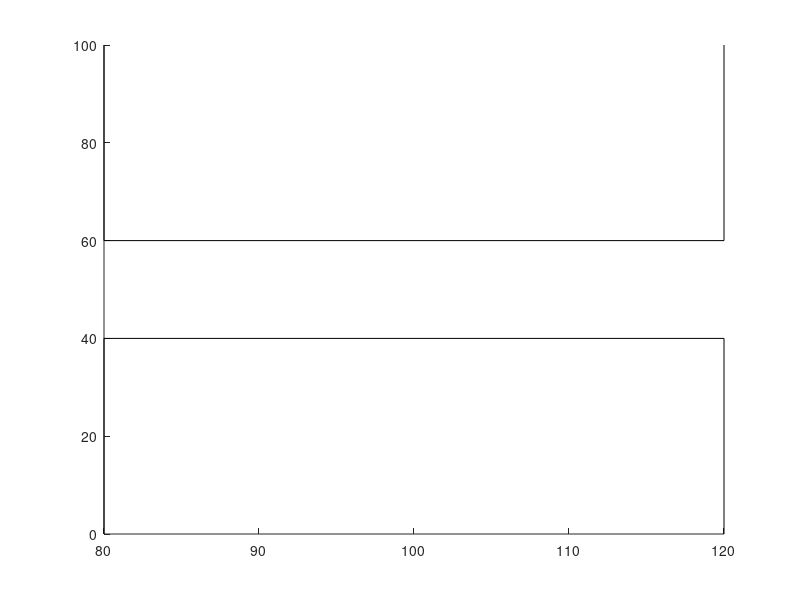

This chart was generated by the following MATLAB code:
function PlotBoxes()
    % Plot the first box
    hold on
    plot([80 120], [0.4 0.4].*100, 'k')
    plot([80 80], [0 0.4].*100, 'k')
    plot([120 120], [0 0.4].*100, 'k')
    % Plot the second box
    plot([80 120], [0.6 0.6].*100, 'k')
    plot([80 80], [1 0.6].*100, 'k')
    plot([120 120], [1 0.6].*100, 'k')
    hold off
end

